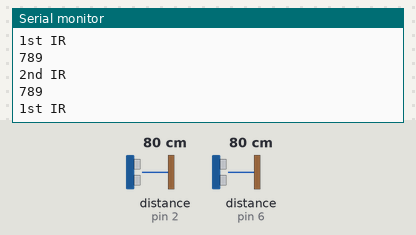
A sketch run on a simulated Arduino Uno, built with avr-gcc and run on an emulated ATmega328P. Parts: the last lines printed to the serial monitor. Wiring (inferred from the names in the program): 2 × ultrasonic range finder: trigger pin 3, echo pin 2 / trigger pin 7, echo pin 6. Inputs (shaded band) come from the test bench; at power-on: distance to the obstacle (sensors on pin 2, pin 6) 80 cm. The echo pulse lasts 58.3 µs per cm.

Above: at 1.2 s.
1.3 s: distance to the obstacle (sensor on pin 2) set to 2 cm
At 2.0 s:
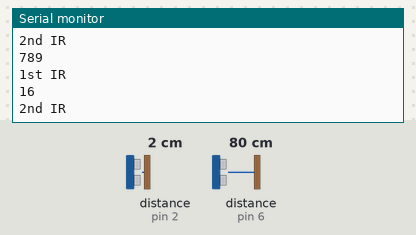
4.3 s: distance to the obstacle (sensor on pin 6) set to 4 cm
At 5.3 s:
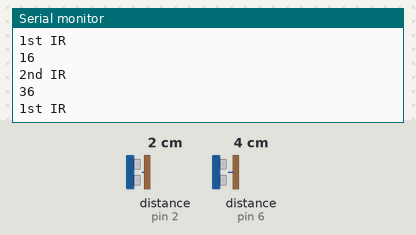
5.8 s: distance to the obstacle (sensor on pin 2) set to 18 cm
At 6.7 s:
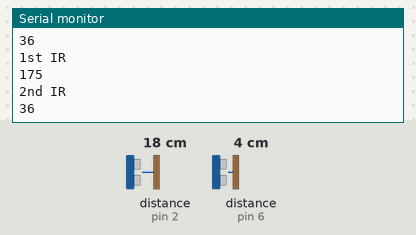
8.8 s: distance to the obstacle (sensor on pin 6) set to 18 cm
At 9.4 s:
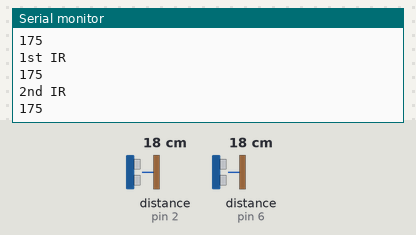
Timing chart, 0 to 11.8 s (numbered marks = the images above; inputs shaded):
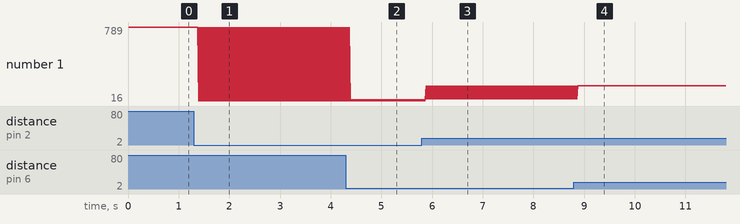

Measured:
- after the input at 1.3 s, the serial monitor: prints a new line after 0.09 s (image 1)
- after the input at 4.3 s, the serial monitor: prints a new line after 0.10 s (image 2)
- after the input at 5.8 s, the serial monitor: prints a new line after 0.08 s (image 3)
- plotted number 1: 789 → 36 after the input at 4.3 s, 36 → 175 after the input at 5.8 s

The sketch:

buddy.ino
```cpp
#define trig1 3
#define echo1 2
#define trig2 7
#define echo2 6
 long duration, distance;


void setup() {
  // put your setup code here, to run once:


 pinMode(trig1, OUTPUT);
 pinMode(echo1, INPUT);
 pinMode(trig2, OUTPUT);
 pinMode(echo2, INPUT);
 Serial.begin(9600);


}

void loop() {

    digitalWrite(trig1,HIGH);
    delayMicroseconds(10);
    digitalWrite(trig1,LOW);

     duration=pulseIn(echo1,HIGH);
      distance=duration*0.34/2;
     Serial.println("1st IR");
   Serial.println(distance);

      digitalWrite(trig2,HIGH);
    delayMicroseconds(10);
     digitalWrite(trig2,LOW);

     duration=pulseIn(echo2,HIGH);
     distance=duration*0.34/2;
     Serial.println("2nd IR");
    Serial.println(distance);


}
/*start runme

void runme(){
  delay(4000);
  for(int i=0;i<=80;i++){
      arm.write(i);
      delay(80);

    }

    for(int i=90;i>=35;i--){

      gripper.write(i);
      delay(20);


      }
   // gripper.write(35);
    delay(2500);

    for(int i=80;i>=0;i--){
      arm.write(i);
      delay(80);


      }
      gripper.write(90);
      delay(2500);

      for(int i=80;i>=0;i--){
        arm.write(i);
        delay(80);


        }


  }


  //runme end


void UltraSensor(int trigPin,int echoPin)
{
digitalWrite(trigPin, LOW);
delayMicroseconds(2);
digitalWrite(trigPin, HIGH);
delayMicroseconds(10);
digitalWrite(trigPin, LOW);
duration = pulseIn(echoPin, HIGH);
distance = (duration/2) / 29.1;

}


*/
```
